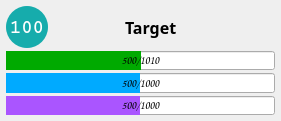
       <widget class="QWidget" name="widgetTargetInfo" native="true">
        <property name="geometry">
         <rect>
          <x>60</x>
          <y>180</y>
          <width>281</width>
          <height>121</height>
         </rect>
        </property>
        <layout class="QGridLayout" name="gridLayout_8">
         <property name="leftMargin">
          <number>6</number>
         </property>
         <property name="topMargin">
          <number>6</number>
         </property>
         <property name="rightMargin">
          <number>6</number>
         </property>
         <property name="bottomMargin">
          <number>6</number>
         </property>
         <property name="horizontalSpacing">
          <number>1</number>
         </property>
         <property name="verticalSpacing">
          <number>3</number>
         </property>
         <item row="3" column="0" colspan="4">
          <widget class="QProgressBar" name="progressBarTargetActionPoints">
           <property name="sizePolicy">
            <sizepolicy hsizetype="Expanding" vsizetype="Expanding">
             <horstretch>0</horstretch>
             <verstretch>0</verstretch>
            </sizepolicy>
           </property>
           <property name="font">
            <font>
             <family>Comic Sans MS</family>
             <pointsize>8</pointsize>
             <weight>75</weight>
             <bold>true</bold>
            </font>
           </property>
           <property name="styleSheet">
            <string notr="true">QProgressBar::chunk
{
background-color: rgb(170, 85, 255);
}</string>
           </property>
           <property name="maximum">
            <number>1000</number>
           </property>
           <property name="value">
            <number>500</number>
           </property>
           <property name="alignment">
            <set>Qt::AlignCenter</set>
           </property>
           <property name="textVisible">
            <bool>true</bool>
           </property>
           <property name="textDirection">
            <enum>QProgressBar::TopToBottom</enum>
           </property>
           <property name="format">
            <string>%v/%m</string>
           </property>
          </widget>
         </item>
         <item row="1" column="0" colspan="4">
          <widget class="QProgressBar" name="progressBarTargetHitPoints">
           <property name="sizePolicy">
            <sizepolicy hsizetype="Expanding" vsizetype="Expanding">
             <horstretch>0</horstretch>
             <verstretch>0</verstretch>
            </sizepolicy>
           </property>
           <property name="font">
            <font>
             <family>Comic Sans MS</family>
             <pointsize>8</pointsize>
             <weight>75</weight>
             <bold>true</bold>
            </font>
           </property>
           <property name="styleSheet">
            <string notr="true">QProgressBar::chunk
{
background-color: rgb(0, 170, 0);
}</string>
           </property>
           <property name="minimum">
            <number>-10</number>
           </property>
           <property name="maximum">
            <number>1000</number>
           </property>
           <property name="value">
            <number>500</number>
           </property>
           <property name="alignment">
            <set>Qt::AlignCenter</set>
           </property>
           <property name="textVisible">
            <bool>true</bool>
           </property>
           <property name="invertedAppearance">
            <bool>false</bool>
           </property>
           <property name="textDirection">
            <enum>QProgressBar::TopToBottom</enum>
           </property>
           <property name="format">
            <string>%v/%m</string>
           </property>
          </widget>
         </item>
         <item row="2" column="0" colspan="4">
          <widget class="QProgressBar" name="progressBarTargetManaPoints">
           <property name="sizePolicy">
            <sizepolicy hsizetype="Expanding" vsizetype="Expanding">
             <horstretch>0</horstretch>
             <verstretch>0</verstretch>
            </sizepolicy>
           </property>
           <property name="font">
            <font>
             <family>Comic Sans MS</family>
             <pointsize>8</pointsize>
             <weight>75</weight>
             <bold>true</bold>
            </font>
           </property>
           <property name="styleSheet">
            <string notr="true">QProgressBar::chunk
{
background-color: rgb(0, 170, 255);
}</string>
           </property>
           <property name="maximum">
            <number>1000</number>
           </property>
           <property name="value">
            <number>500</number>
           </property>
           <property name="alignment">
            <set>Qt::AlignCenter</set>
           </property>
           <property name="textVisible">
            <bool>true</bool>
           </property>
           <property name="textDirection">
            <enum>QProgressBar::TopToBottom</enum>
           </property>
           <property name="format">
            <string>%v/%m</string>
           </property>
          </widget>
         </item>
         <item row="0" column="2" colspan="2">
          <widget class="QLabel" name="labelTargetName">
           <property name="font">
            <font>
             <family>Cooper Black</family>
             <pointsize>12</pointsize>
             <weight>75</weight>
             <italic>false</italic>
             <bold>true</bold>
             <kerning>true</kerning>
            </font>
           </property>
           <property name="text">
            <string>Target</string>
           </property>
          </widget>
         </item>
         <item row="0" column="0">
          <widget class="QLabel" name="labelTargetLevel">
           <property name="sizePolicy">
            <sizepolicy hsizetype="Fixed" vsizetype="Fixed">
             <horstretch>0</horstretch>
             <verstretch>0</verstretch>
            </sizepolicy>
           </property>
           <property name="minimumSize">
            <size>
             <width>42</width>
             <height>42</height>
            </size>
           </property>
           <property name="maximumSize">
            <size>
             <width>42</width>
             <height>42</height>
            </size>
           </property>
           <property name="font">
            <font>
             <family>Courier</family>
             <pointsize>14</pointsize>
             <weight>75</weight>
             <bold>true</bold>
            </font>
           </property>
           <property name="styleSheet">
            <string notr="true">color: rgb(255, 255, 255);
background-color: rgb(22, 172, 172);
border-radius: 21;</string>
           </property>
           <property name="text">
            <string>100</string>
           </property>
           <property name="scaledContents">
            <bool>false</bool>
           </property>
           <property name="alignment">
            <set>Qt::AlignCenter</set>
           </property>
          </widget>
         </item>
         <item row="0" column="1">
          <spacer name="horizontalSpacer_7">
           <property name="orientation">
            <enum>Qt::Horizontal</enum>
           </property>
           <property name="sizeType">
            <enum>QSizePolicy::Fixed</enum>
           </property>
           <property name="sizeHint" stdset="0">
            <size>
             <width>10</width>
             <height>20</height>
            </size>
           </property>
          </spacer>
         </item>
        </layout>
       </widget>
